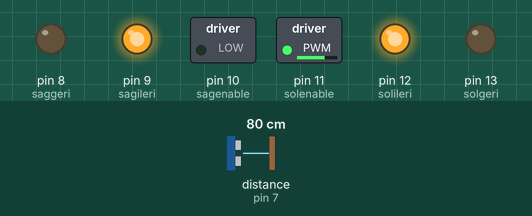
Simulated run of this sketch. Board: Arduino Uno, built with avr-gcc and run on an emulated ATmega328P. On the bench: switched loads named in the sketch (green lamp = pin HIGH), output pins drawn as LEDs (lit = HIGH). Wiring (inferred from the names in the program): ultrasonic range finder: trigger pin 6; echo pin 7. Dashed ring = blinking. The test bench sets the inputs (shaded band); at power-on: distance to the obstacle (sensor on pin 7) 80 cm. The echo pulse lasts 58.3 µs per cm; pins used as bus, display or sensor lines are not drawn.

Above: at 1.2 s.
1.3 s: distance to the obstacle (sensor on pin 7) set to 2 cm
At 2.8 s:
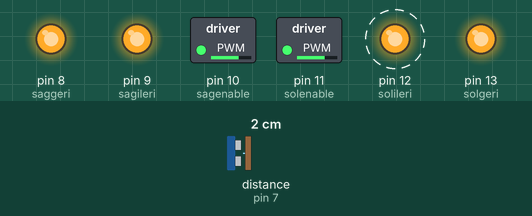
4.3 s: distance to the obstacle (sensor on pin 7) set to 18 cm
At 5.8 s:
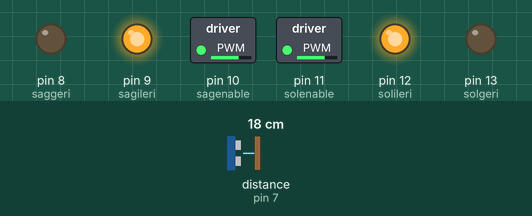
6.5 s: distance to the obstacle (sensor on pin 7) set to 4 cm
At 7.12 s:
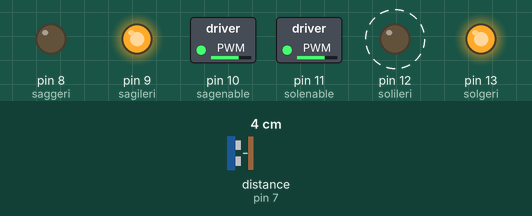
9.5 s: distance to the obstacle (sensor on pin 7) set to 35 cm
At 10.1 s:
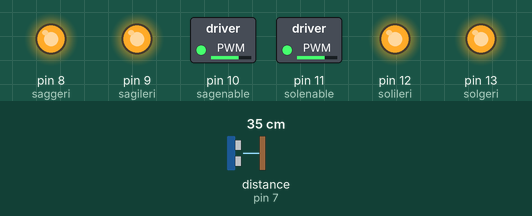
Timing chart, 0 to 12.5 s (numbered marks = the images above; inputs shaded):
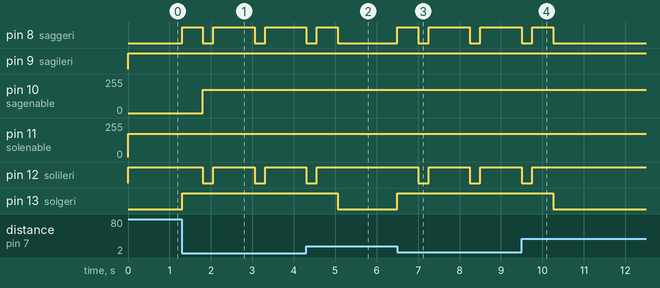

Measured:
- after the input at 1.3 s, pin 8 (saggeri): goes HIGH 0.50 s, LOW 0.25 s, HIGH 1.0 s, LOW 0.25 s, then HIGH, starting at once; pin 10 (sagenable): 0/255 → 175/255 after 0.51 s; pin 12 (solileri): alternates HIGH for 1.0 s and LOW for 0.25 s, starting after 0.51 s; pin 13 (solgeri): LOW → HIGH at once
- after the input at 4.3 s, pin 12 (solileri): goes on until 4.6 s, then stays HIGH; pin 13 (solgeri): HIGH → LOW after 0.76 s
- after the input at 6.5 s, pin 8 (saggeri): goes HIGH 0.50 s, LOW 0.25 s, HIGH 1.0 s, LOW 0.25 s, then HIGH, starting at once; pin 12 (solileri): alternates HIGH for 1.0 s and LOW for 0.25 s, starting after 0.50 s; pin 13 (solgeri): LOW → HIGH at once
- after the input at 9.5 s, pin 12 (solileri): goes on until 9.8 s, then stays HIGH; pin 13 (solgeri): HIGH → LOW after 0.76 s

The sketch:

Hareket_Sens_rl__Ara_.ino
```cpp
const int trigPin = 6;
const int echoPin = 7;

int DonmeHizi = 175; /* motorların dönme hızı kontrol edilir */

int DonmeZamani = 250; /*robotun 90 derece dönmesini sağlar */

const int sagileri = 9;
const int saggeri = 8;
const int solileri = 12;
const int solgeri = 13;
const int solenable = 11;
const int sagenable = 10;

long mesafeOlcumu(){
  long sure;
  long uzaklik;
  digitalWrite(trigPin, LOW);
  delayMicroseconds(5);
  digitalWrite(trigPin, HIGH);
  delayMicroseconds(10);
  digitalWrite(trigPin, LOW);

  sure = pulseIn(echoPin, HIGH, 11600);
  uzaklik= sure /29.1/2;


  return uzaklik;
}

void ileri(int hiz){
  /* ilk değişkenimiz sag motorun ikincisi sol motorun hızını göstermektedir.

  analogWrite(sagenable, hiz); /* sağ motorun hız verisi */
  digitalWrite(sagileri,HIGH); /* ileri dönme sağlanıyor */
  digitalWrite(saggeri,LOW); /* ileri dönme sağlanıyor */

  analogWrite(solenable, hiz); /* sol motorun hız verisi */
  digitalWrite(solileri, HIGH); /* ileri dönme sağlanıyor */
  digitalWrite(solgeri,LOW); /* ileri dönme sağlanıyor */
}

void sagaDon(int hiz){
  analogWrite(sagenable, hiz); /* sağ motorun hız verisi */
  digitalWrite(sagileri,LOW); /* geri dönme sağlanıyor */
  digitalWrite(saggeri,HIGH); /* geri dönme sağlanıyor */

  analogWrite(solenable, hiz); /* sol motorun hız verisi */
  digitalWrite(solileri, HIGH); /* ileri dönme sağlanıyor */
  digitalWrite(solgeri,LOW); /* ileri dönme sağlanıyor */
}

void solaDon(int hiz){
  analogWrite(sagenable, hiz); /* sağ motorun hız verisi */
  digitalWrite(sagileri,HIGH); /* ileri dönme sağlanıyor */
  digitalWrite(saggeri,LOW); /* ileri dönme sağlanıyor */

  analogWrite(solenable, hiz); /* sol motorun hız verisi */
  digitalWrite(solileri, LOW); /* geri dönme sağlanıyor */
  digitalWrite(solgeri,HIGH); /* geri dönme sağlanıyor */
}

void geri(int hiz){
  analogWrite(sagenable, hiz); /* sağ motorun hız verisi */
  digitalWrite(sagileri,LOW); /* geri yönde dönme sağlanıyor */
  digitalWrite(saggeri, HIGH); /* geri yönde dönme sağlanıyor */

  analogWrite(solenable, hiz); /* sol motorun hız verisi */
  digitalWrite(solileri, LOW); /* geri yönde dönme sağlanıyor */
  digitalWrite(solgeri, HIGH); /* geri yönde dönme sağlanıyor */
}

void dur()
{
  /* Tüm motorlar kitlenerek durma sağlanıyor */
  digitalWrite(sagileri, HIGH);
  digitalWrite(saggeri, HIGH);
  digitalWrite(solileri, HIGH);
  digitalWrite(solgeri, HIGH);
}

void setup(){
  /* Uzaklık sensörünün pinleri ayarlanıyor */
  pinMode(trigPin, OUTPUT); /* trig pini cikis olarak ayarlandi */
  pinMode(echoPin,INPUT); /* echo pini giris olarak ayarlandi */

  /* motorları kontrol eden pinler çıkış olarak ayarlanıyor */
  pinMode(sagileri,OUTPUT);
  pinMode(saggeri,OUTPUT);
  pinMode(solileri,OUTPUT);
  pinMode(solgeri,OUTPUT);
  pinMode(sagenable,OUTPUT);
  pinMode(solenable,OUTPUT);
}

void loop(){

  while( mesafeOlcumu() > 10 ){ // önüne engel gelene kadar düz git
    ileri(DonmeHizi);
  }
  dur();
  delay(500);
  solaDon(DonmeHizi);
  delay(DonmeZamani);
  dur();
  delay(500);

}
```
